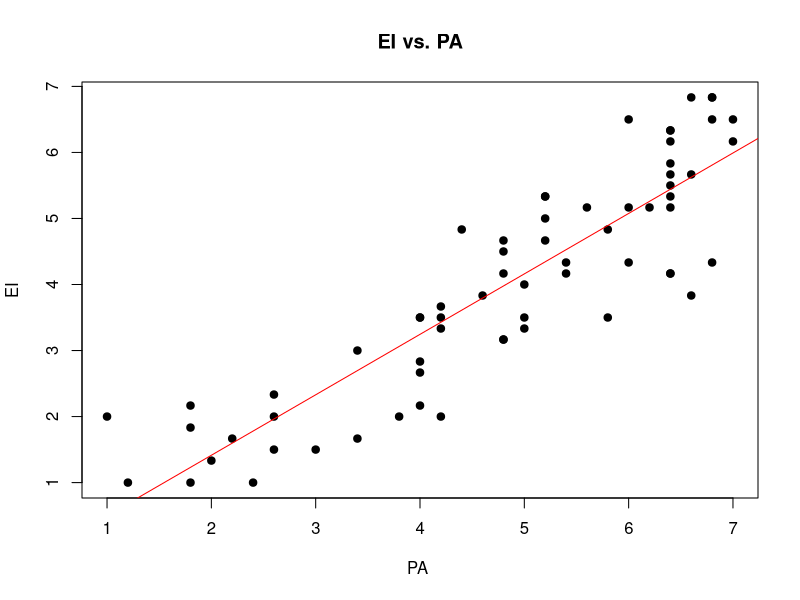

This figure's R source:
library(dplyr)
library(car)

setwd("/Users/lukasmohs/Desktop/Innovation-Analysis/")
data = read.csv("cleaned-responses.csv",sep=';')
summary(data)
data <- mutate(data, PA = (X11a+X11b+X11c+X11d+X11e)/5)
data <- mutate(data, SN = (X13a+X13b+X13c)/3)
data <- mutate(data, PBC = (X15a + X15b + X15c + X15d + X15e + X15f)/6)
data <- mutate(data, EI = (X18a + X18b + X18c + X18d + X18e + X18f)/6)
data <- mutate(data, SEBA = ifelse(Attended.SEBA == 'yes', 1, 0))
data <- mutate(data, Entrepreneur = ifelse(Already.Entrepreneur == 'yes', 1, 0))

#Modeling effect of IE on Entrepreneur
fitIEonEntrpreneur <- lm(Entrepreneur ~ EI, data=data)
summary(fitIEonEntrpreneur)

#Modeling effect of SEBA on PA
fitPA <- lm(PA ~ SEBA, data=data)
summary(fitPA)
#Modeling effect of SEBA on SN
fitSN <- lm(SN ~ SEBA, data=data)
summary(fitSN)
#Modeling effect of SEBA on PBC
fitPBC <- lm(PBC ~ SEBA, data=data)
summary(fitPBC)
#Modeling effect of SEBA on IE
fitSEBAonEI <- lm(EI ~ SEBA, data=data)
summary(fitSEBAonEI)

#Modeling effect of Ajzens antecedents on IE
fitAjzen <- lm(EI ~ PA + SN + PBC, data=data)
summary(fitAjzen)
#plot(fitAjzen)

plot(data$PA,data$EI,  main="EI vs. PA", 
     xlab="PA ", ylab="EI", pch=19)

abline(lm(EI ~ PA, data = data), col="red") # regression line (y~x) 
